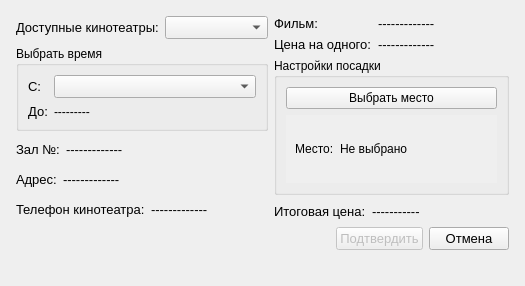
<?xml version="1.0" encoding="UTF-8"?>
<ui version="4.0">
 <class>Form</class>
 <widget class="QWidget" name="Form">
  <property name="geometry">
   <rect>
    <x>0</x>
    <y>0</y>
    <width>525</width>
    <height>285</height>
   </rect>
  </property>
  <property name="sizePolicy">
   <sizepolicy hsizetype="Preferred" vsizetype="Fixed">
    <horstretch>0</horstretch>
    <verstretch>0</verstretch>
   </sizepolicy>
  </property>
  <property name="minimumSize">
   <size>
    <width>525</width>
    <height>0</height>
   </size>
  </property>
  <property name="maximumSize">
   <size>
    <width>16777215</width>
    <height>16777215</height>
   </size>
  </property>
  <property name="windowTitle">
   <string>Покупка билета</string>
  </property>
  <layout class="QVBoxLayout" name="verticalLayout_5">
   <item>
    <layout class="QVBoxLayout" name="verticalLayout_4">
     <property name="leftMargin">
      <number>5</number>
     </property>
     <property name="topMargin">
      <number>5</number>
     </property>
     <property name="rightMargin">
      <number>5</number>
     </property>
     <property name="bottomMargin">
      <number>5</number>
     </property>
     <item>
      <layout class="QHBoxLayout" name="horizontalLayout_6">
       <item>
        <layout class="QVBoxLayout" name="verticalLayout">
         <item>
          <layout class="QFormLayout" name="formLayout_4">
           <item row="0" column="0">
            <widget class="QLabel" name="label_9">
             <property name="sizePolicy">
              <sizepolicy hsizetype="Maximum" vsizetype="Preferred">
               <horstretch>0</horstretch>
               <verstretch>0</verstretch>
              </sizepolicy>
             </property>
             <property name="font">
              <font>
               <pointsize>10</pointsize>
              </font>
             </property>
             <property name="text">
              <string>Доступные кинотеатры:</string>
             </property>
            </widget>
           </item>
           <item row="0" column="1">
            <widget class="QComboBox" name="cinemas_2">
             <property name="sizePolicy">
              <sizepolicy hsizetype="Preferred" vsizetype="Fixed">
               <horstretch>0</horstretch>
               <verstretch>0</verstretch>
              </sizepolicy>
             </property>
             <property name="font">
              <font>
               <pointsize>10</pointsize>
              </font>
             </property>
             <property name="editable">
              <bool>false</bool>
             </property>
             <property name="currentText">
              <string>Выбрать</string>
             </property>
             <property name="placeholderText">
              <string>Выбрать</string>
             </property>
            </widget>
           </item>
          </layout>
         </item>
         <item>
          <layout class="QHBoxLayout" name="horizontalLayout_5">
           <item>
            <widget class="QGroupBox" name="groupBox">
             <property name="sizePolicy">
              <sizepolicy hsizetype="Preferred" vsizetype="Preferred">
               <horstretch>0</horstretch>
               <verstretch>0</verstretch>
              </sizepolicy>
             </property>
             <property name="minimumSize">
              <size>
               <width>0</width>
               <height>79</height>
              </size>
             </property>
             <property name="title">
              <string>Выбрать время</string>
             </property>
             <layout class="QVBoxLayout" name="verticalLayout_3">
              <item>
               <layout class="QFormLayout" name="formLayout_2">
                <item row="0" column="0">
                 <widget class="QLabel" name="label_3">
                  <property name="font">
                   <font>
                    <pointsize>10</pointsize>
                   </font>
                  </property>
                  <property name="text">
                   <string>С:</string>
                  </property>
                  <property name="alignment">
                   <set>Qt::AlignRight|Qt::AlignTrailing|Qt::AlignVCenter</set>
                  </property>
                 </widget>
                </item>
                <item row="0" column="1">
                 <widget class="QComboBox" name="times">
                  <property name="sizePolicy">
                   <sizepolicy hsizetype="Preferred" vsizetype="Minimum">
                    <horstretch>0</horstretch>
                    <verstretch>0</verstretch>
                   </sizepolicy>
                  </property>
                  <property name="minimumSize">
                   <size>
                    <width>0</width>
                    <height>22</height>
                   </size>
                  </property>
                  <property name="font">
                   <font>
                    <pointsize>10</pointsize>
                   </font>
                  </property>
                  <property name="placeholderText">
                   <string>Выбрать</string>
                  </property>
                 </widget>
                </item>
                <item row="1" column="0">
                 <widget class="QLabel" name="label_6">
                  <property name="font">
                   <font>
                    <pointsize>10</pointsize>
                   </font>
                  </property>
                  <property name="text">
                   <string>До:</string>
                  </property>
                  <property name="alignment">
                   <set>Qt::AlignRight|Qt::AlignTrailing|Qt::AlignVCenter</set>
                  </property>
                 </widget>
                </item>
                <item row="1" column="1">
                 <widget class="QLabel" name="time_to">
                  <property name="text">
                   <string>---------</string>
                  </property>
                 </widget>
                </item>
               </layout>
              </item>
             </layout>
            </widget>
           </item>
          </layout>
         </item>
         <item>
          <layout class="QHBoxLayout" name="horizontalLayout_4">
           <item>
            <widget class="QLabel" name="label_7">
             <property name="sizePolicy">
              <sizepolicy hsizetype="Maximum" vsizetype="Preferred">
               <horstretch>0</horstretch>
               <verstretch>0</verstretch>
              </sizepolicy>
             </property>
             <property name="font">
              <font>
               <pointsize>10</pointsize>
              </font>
             </property>
             <property name="text">
              <string>Зал №:</string>
             </property>
            </widget>
           </item>
           <item>
            <widget class="QLabel" name="hall">
             <property name="sizePolicy">
              <sizepolicy hsizetype="Preferred" vsizetype="Preferred">
               <horstretch>0</horstretch>
               <verstretch>0</verstretch>
              </sizepolicy>
             </property>
             <property name="font">
              <font>
               <pointsize>10</pointsize>
              </font>
             </property>
             <property name="text">
              <string>-------------</string>
             </property>
            </widget>
           </item>
          </layout>
         </item>
         <item>
          <layout class="QHBoxLayout" name="horizontalLayout">
           <item>
            <widget class="QLabel" name="label_2">
             <property name="sizePolicy">
              <sizepolicy hsizetype="Maximum" vsizetype="Preferred">
               <horstretch>0</horstretch>
               <verstretch>0</verstretch>
              </sizepolicy>
             </property>
             <property name="font">
              <font>
               <pointsize>10</pointsize>
              </font>
             </property>
             <property name="text">
              <string>Адрес:</string>
             </property>
            </widget>
           </item>
           <item>
            <widget class="QLabel" name="adress">
             <property name="font">
              <font>
               <pointsize>10</pointsize>
              </font>
             </property>
             <property name="text">
              <string>-------------</string>
             </property>
             <property name="wordWrap">
              <bool>true</bool>
             </property>
            </widget>
           </item>
          </layout>
         </item>
         <item>
          <layout class="QHBoxLayout" name="horizontalLayout_10">
           <item>
            <widget class="QLabel" name="label_10">
             <property name="sizePolicy">
              <sizepolicy hsizetype="Maximum" vsizetype="Preferred">
               <horstretch>0</horstretch>
               <verstretch>0</verstretch>
              </sizepolicy>
             </property>
             <property name="minimumSize">
              <size>
               <width>129</width>
               <height>0</height>
              </size>
             </property>
             <property name="font">
              <font>
               <pointsize>10</pointsize>
              </font>
             </property>
             <property name="text">
              <string>Телефон кинотеатра:</string>
             </property>
            </widget>
           </item>
           <item>
            <widget class="QLabel" name="phone">
             <property name="sizePolicy">
              <sizepolicy hsizetype="MinimumExpanding" vsizetype="Preferred">
               <horstretch>0</horstretch>
               <verstretch>0</verstretch>
              </sizepolicy>
             </property>
             <property name="minimumSize">
              <size>
               <width>117</width>
               <height>0</height>
              </size>
             </property>
             <property name="font">
              <font>
               <pointsize>10</pointsize>
              </font>
             </property>
             <property name="text">
              <string>-------------</string>
             </property>
            </widget>
           </item>
          </layout>
         </item>
        </layout>
       </item>
       <item>
        <layout class="QVBoxLayout" name="verticalLayout_2">
         <item>
          <layout class="QFormLayout" name="formLayout">
           <item row="0" column="0">
            <widget class="QLabel" name="label_5">
             <property name="font">
              <font>
               <pointsize>10</pointsize>
              </font>
             </property>
             <property name="text">
              <string>Фильм:</string>
             </property>
            </widget>
           </item>
           <item row="0" column="1">
            <widget class="QLabel" name="title">
             <property name="font">
              <font>
               <pointsize>10</pointsize>
              </font>
             </property>
             <property name="text">
              <string>-------------</string>
             </property>
            </widget>
           </item>
           <item row="1" column="0">
            <widget class="QLabel" name="label_4">
             <property name="font">
              <font>
               <pointsize>10</pointsize>
              </font>
             </property>
             <property name="text">
              <string>Цена на одного:</string>
             </property>
            </widget>
           </item>
           <item row="1" column="1">
            <widget class="QLabel" name="price">
             <property name="font">
              <font>
               <pointsize>10</pointsize>
              </font>
             </property>
             <property name="text">
              <string>-------------</string>
             </property>
            </widget>
           </item>
          </layout>
         </item>
         <item>
          <widget class="QGroupBox" name="groupBox_2">
           <property name="title">
            <string>Настройки посадки</string>
           </property>
           <layout class="QVBoxLayout" name="verticalLayout_6">
            <item>
             <layout class="QHBoxLayout" name="horizontalLayout_7">
              <item>
               <widget class="QPushButton" name="choose_place_btn">
                <property name="text">
                 <string>Выбрать место</string>
                </property>
               </widget>
              </item>
             </layout>
            </item>
            <item>
             <widget class="QScrollArea" name="scrollArea_2">
              <property name="sizePolicy">
               <sizepolicy hsizetype="Preferred" vsizetype="Preferred">
                <horstretch>0</horstretch>
                <verstretch>0</verstretch>
               </sizepolicy>
              </property>
              <property name="frameShape">
               <enum>QFrame::NoFrame</enum>
              </property>
              <property name="lineWidth">
               <number>1</number>
              </property>
              <property name="widgetResizable">
               <bool>true</bool>
              </property>
              <widget class="QWidget" name="scrollAreaWidgetContents_3">
               <property name="geometry">
                <rect>
                 <x>0</x>
                 <y>0</y>
                 <width>209</width>
                 <height>60</height>
                </rect>
               </property>
               <layout class="QVBoxLayout" name="verticalLayout_7">
                <item>
                 <layout class="QHBoxLayout" name="horizontalLayout_8">
                  <item>
                   <widget class="QLabel" name="label_place">
                    <property name="text">
                     <string>Место:</string>
                    </property>
                   </widget>
                  </item>
                  <item>
                   <widget class="QLabel" name="place_2">
                    <property name="text">
                     <string>Не выбрано</string>
                    </property>
                   </widget>
                  </item>
                  <item>
                   <spacer name="horizontalSpacer_2">
                    <property name="orientation">
                     <enum>Qt::Horizontal</enum>
                    </property>
                    <property name="sizeHint" stdset="0">
                     <size>
                      <width>40</width>
                      <height>20</height>
                     </size>
                    </property>
                   </spacer>
                  </item>
                 </layout>
                </item>
               </layout>
              </widget>
             </widget>
            </item>
           </layout>
          </widget>
         </item>
         <item>
          <layout class="QHBoxLayout" name="horizontalLayout_9">
           <item>
            <widget class="QLabel" name="label_8">
             <property name="font">
              <font>
               <pointsize>10</pointsize>
              </font>
             </property>
             <property name="text">
              <string>Итоговая цена:</string>
             </property>
            </widget>
           </item>
           <item>
            <widget class="QLabel" name="it_price">
             <property name="font">
              <font>
               <pointsize>10</pointsize>
              </font>
             </property>
             <property name="text">
              <string>-----------</string>
             </property>
            </widget>
           </item>
           <item>
            <spacer name="horizontalSpacer_3">
             <property name="orientation">
              <enum>Qt::Horizontal</enum>
             </property>
             <property name="sizeHint" stdset="0">
              <size>
               <width>40</width>
               <height>20</height>
              </size>
             </property>
            </spacer>
           </item>
          </layout>
         </item>
        </layout>
       </item>
      </layout>
     </item>
     <item>
      <layout class="QHBoxLayout" name="horizontalLayout_3">
       <item>
        <spacer name="horizontalSpacer">
         <property name="orientation">
          <enum>Qt::Horizontal</enum>
         </property>
         <property name="sizeHint" stdset="0">
          <size>
           <width>40</width>
           <height>20</height>
          </size>
         </property>
        </spacer>
       </item>
       <item>
        <widget class="QPushButton" name="accept">
         <property name="enabled">
          <bool>false</bool>
         </property>
         <property name="font">
          <font>
           <pointsize>10</pointsize>
          </font>
         </property>
         <property name="text">
          <string>Подтвердить</string>
         </property>
        </widget>
       </item>
       <item>
        <widget class="QPushButton" name="cancel">
         <property name="font">
          <font>
           <pointsize>10</pointsize>
          </font>
         </property>
         <property name="text">
          <string>Отмена</string>
         </property>
        </widget>
       </item>
      </layout>
     </item>
    </layout>
   </item>
   <item>
    <widget class="QLabel" name="statusBar">
     <property name="text">
      <string/>
     </property>
    </widget>
   </item>
  </layout>
 </widget>
 <resources/>
 <connections/>
</ui>
